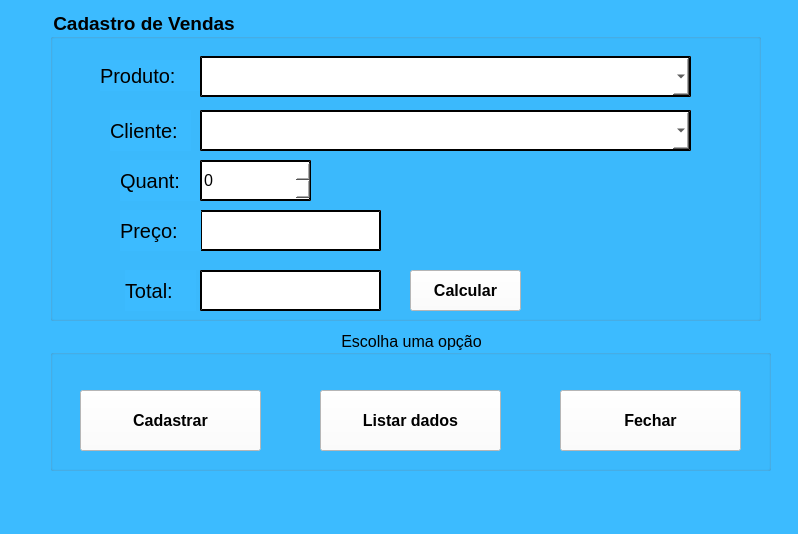
<?xml version="1.0" encoding="UTF-8"?>
<ui version="4.0">
 <class>MainWindow</class>
 <widget class="QMainWindow" name="MainWindow">
  <property name="geometry">
   <rect>
    <x>0</x>
    <y>0</y>
    <width>798</width>
    <height>534</height>
   </rect>
  </property>
  <property name="windowTitle">
   <string>MainWindow</string>
  </property>
  <property name="styleSheet">
   <string notr="true">background-color: rgb(60, 187, 255);</string>
  </property>
  <widget class="QWidget" name="centralwidget">
   <widget class="QGroupBox" name="groupBox_2">
    <property name="geometry">
     <rect>
      <x>50</x>
      <y>10</y>
      <width>711</width>
      <height>311</height>
     </rect>
    </property>
    <property name="font">
     <font>
      <pointsize>14</pointsize>
      <weight>75</weight>
      <bold>true</bold>
     </font>
    </property>
    <property name="title">
     <string>Cadastro de Vendas</string>
    </property>
    <widget class="QLabel" name="label_3">
     <property name="geometry">
      <rect>
       <x>50</x>
       <y>50</y>
       <width>101</width>
       <height>31</height>
      </rect>
     </property>
     <property name="font">
      <font>
       <pointsize>15</pointsize>
      </font>
     </property>
     <property name="text">
      <string>Produto:</string>
     </property>
    </widget>
    <widget class="QLabel" name="label_4">
     <property name="geometry">
      <rect>
       <x>60</x>
       <y>100</y>
       <width>81</width>
       <height>41</height>
      </rect>
     </property>
     <property name="font">
      <font>
       <pointsize>15</pointsize>
      </font>
     </property>
     <property name="text">
      <string>Cliente:</string>
     </property>
    </widget>
    <widget class="QLabel" name="label_5">
     <property name="geometry">
      <rect>
       <x>70</x>
       <y>150</y>
       <width>81</width>
       <height>41</height>
      </rect>
     </property>
     <property name="font">
      <font>
       <pointsize>15</pointsize>
      </font>
     </property>
     <property name="text">
      <string>Quant:</string>
     </property>
    </widget>
    <widget class="QLineEdit" name="preco">
     <property name="geometry">
      <rect>
       <x>150</x>
       <y>200</y>
       <width>181</width>
       <height>41</height>
      </rect>
     </property>
     <property name="font">
      <font>
       <pointsize>12</pointsize>
      </font>
     </property>
     <property name="styleSheet">
      <string notr="true">background-color: rgb(255, 255, 255);
border-style:outset;
border-width:2px;</string>
     </property>
    </widget>
    <widget class="QLabel" name="label_6">
     <property name="geometry">
      <rect>
       <x>70</x>
       <y>200</y>
       <width>81</width>
       <height>41</height>
      </rect>
     </property>
     <property name="font">
      <font>
       <pointsize>15</pointsize>
      </font>
     </property>
     <property name="text">
      <string>Preço:</string>
     </property>
    </widget>
    <widget class="QComboBox" name="cbprod">
     <property name="geometry">
      <rect>
       <x>150</x>
       <y>46</y>
       <width>491</width>
       <height>41</height>
      </rect>
     </property>
     <property name="font">
      <font>
       <pointsize>12</pointsize>
      </font>
     </property>
     <property name="styleSheet">
      <string notr="true">background-color: rgb(255, 255, 255);
border-style:outset;
border-width:2px;</string>
     </property>
    </widget>
    <widget class="QComboBox" name="cbclien">
     <property name="geometry">
      <rect>
       <x>150</x>
       <y>100</y>
       <width>491</width>
       <height>41</height>
      </rect>
     </property>
     <property name="font">
      <font>
       <pointsize>12</pointsize>
      </font>
     </property>
     <property name="styleSheet">
      <string notr="true">background-color: rgb(255, 255, 255);
border-style:outset;
border-width:2px;</string>
     </property>
    </widget>
    <widget class="QSpinBox" name="quant">
     <property name="geometry">
      <rect>
       <x>150</x>
       <y>150</y>
       <width>111</width>
       <height>41</height>
      </rect>
     </property>
     <property name="font">
      <font>
       <pointsize>12</pointsize>
      </font>
     </property>
     <property name="styleSheet">
      <string notr="true">background-color: rgb(255, 255, 255);
border-style:outset;
border-width:2px;</string>
     </property>
    </widget>
    <widget class="QLineEdit" name="total">
     <property name="geometry">
      <rect>
       <x>150</x>
       <y>260</y>
       <width>181</width>
       <height>41</height>
      </rect>
     </property>
     <property name="font">
      <font>
       <pointsize>12</pointsize>
      </font>
     </property>
     <property name="styleSheet">
      <string notr="true">background-color: rgb(255, 255, 255);
border-style:outset;
border-width:2px;</string>
     </property>
    </widget>
    <widget class="QLabel" name="label_7">
     <property name="geometry">
      <rect>
       <x>75</x>
       <y>260</y>
       <width>71</width>
       <height>41</height>
      </rect>
     </property>
     <property name="font">
      <font>
       <pointsize>15</pointsize>
      </font>
     </property>
     <property name="text">
      <string>Total:</string>
     </property>
    </widget>
    <widget class="QPushButton" name="bt_calc">
     <property name="geometry">
      <rect>
       <x>360</x>
       <y>260</y>
       <width>111</width>
       <height>41</height>
      </rect>
     </property>
     <property name="font">
      <font>
       <pointsize>12</pointsize>
       <weight>75</weight>
       <bold>true</bold>
      </font>
     </property>
     <property name="styleSheet">
      <string notr="true">background-color: rgb(255, 255, 255);

</string>
     </property>
     <property name="text">
      <string>Calcular</string>
     </property>
     <property name="icon">
      <iconset>
       <normaloff>../../../../../../.designer/icones/cadastro.png</normaloff>../../../../../../.designer/icones/cadastro.png</iconset>
     </property>
     <property name="iconSize">
      <size>
       <width>40</width>
       <height>40</height>
      </size>
     </property>
    </widget>
   </widget>
   <widget class="QGroupBox" name="groupBox_3">
    <property name="geometry">
     <rect>
      <x>50</x>
      <y>330</y>
      <width>721</width>
      <height>141</height>
     </rect>
    </property>
    <property name="font">
     <font>
      <pointsize>12</pointsize>
      <weight>50</weight>
      <bold>false</bold>
     </font>
    </property>
    <property name="title">
     <string>Escolha uma opção</string>
    </property>
    <property name="alignment">
     <set>Qt::AlignCenter</set>
    </property>
    <widget class="QPushButton" name="btcadastrar">
     <property name="geometry">
      <rect>
       <x>30</x>
       <y>60</y>
       <width>181</width>
       <height>61</height>
      </rect>
     </property>
     <property name="font">
      <font>
       <pointsize>12</pointsize>
       <weight>75</weight>
       <bold>true</bold>
      </font>
     </property>
     <property name="styleSheet">
      <string notr="true">background-color: rgb(255, 255, 255);

</string>
     </property>
     <property name="text">
      <string>Cadastrar</string>
     </property>
     <property name="icon">
      <iconset>
       <normaloff>../../../../../../.designer/icones/cadastro.png</normaloff>../../../../../../.designer/icones/cadastro.png</iconset>
     </property>
     <property name="iconSize">
      <size>
       <width>40</width>
       <height>40</height>
      </size>
     </property>
    </widget>
    <widget class="QPushButton" name="btlistar">
     <property name="geometry">
      <rect>
       <x>270</x>
       <y>60</y>
       <width>181</width>
       <height>61</height>
      </rect>
     </property>
     <property name="font">
      <font>
       <pointsize>12</pointsize>
       <weight>75</weight>
       <bold>true</bold>
      </font>
     </property>
     <property name="styleSheet">
      <string notr="true">background-color: rgb(255, 255, 255);

</string>
     </property>
     <property name="text">
      <string>Listar dados</string>
     </property>
     <property name="icon">
      <iconset>
       <normaloff>../../../../../../.designer/icones/2392275.png</normaloff>../../../../../../.designer/icones/2392275.png</iconset>
     </property>
     <property name="iconSize">
      <size>
       <width>40</width>
       <height>40</height>
      </size>
     </property>
    </widget>
    <widget class="QPushButton" name="btfechar">
     <property name="geometry">
      <rect>
       <x>510</x>
       <y>60</y>
       <width>181</width>
       <height>61</height>
      </rect>
     </property>
     <property name="font">
      <font>
       <pointsize>12</pointsize>
       <weight>75</weight>
       <bold>true</bold>
      </font>
     </property>
     <property name="styleSheet">
      <string notr="true">background-color: rgb(255, 255, 255);
</string>
     </property>
     <property name="text">
      <string>Fechar</string>
     </property>
     <property name="icon">
      <iconset>
       <normaloff>../../../../../../.designer/icones/download.png</normaloff>../../../../../../.designer/icones/download.png</iconset>
     </property>
     <property name="iconSize">
      <size>
       <width>55</width>
       <height>55</height>
      </size>
     </property>
    </widget>
   </widget>
  </widget>
  <widget class="QMenuBar" name="menubar">
   <property name="geometry">
    <rect>
     <x>0</x>
     <y>0</y>
     <width>798</width>
     <height>26</height>
    </rect>
   </property>
  </widget>
  <widget class="QStatusBar" name="statusbar"/>
 </widget>
 <resources/>
 <connections/>
</ui>
